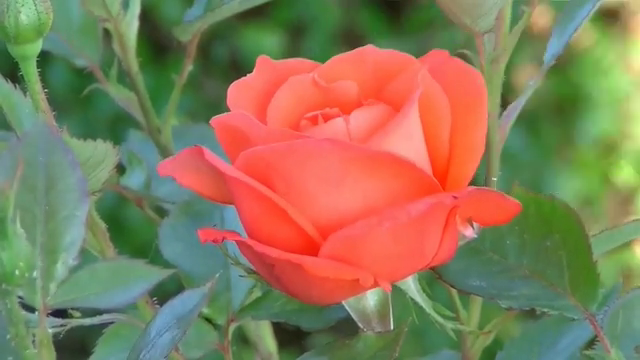
#> input picture frame 32 of SB#996_Task0/Task0.2/Video Processing/Videos/RoseBloom.mp4, 640 x 360 px
$ python main.py
#> lines starting #> are read from the running program, lines starting #| are printed output that depends on the picture
import cv2 as cv
import numpy as np

def _doTask1(dev):
    fps = dev.get(cv.CAP_PROP_FPS)

    itrs=5*int(fps) +1
    frame=None
    for i in range(itrs):
        _ , frame = dev.read()
#> this loop made 31 passes
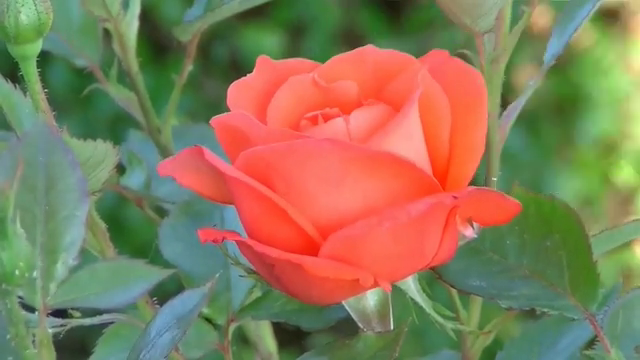
#> input picture frame 32 of SB#996_Task0/Task0.2/Video Processing/Videos/RoseBloom.mp4, 640 x 360 px
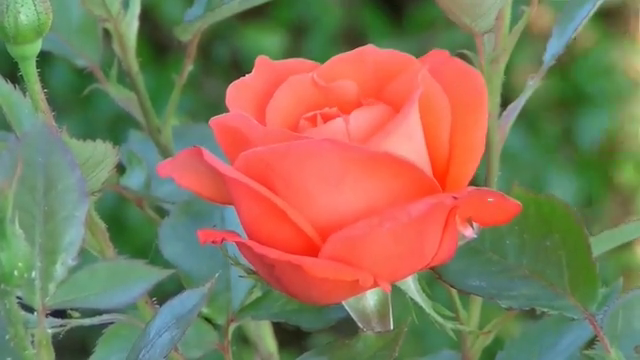
#> input picture frame 33 of SB#996_Task0/Task0.2/Video Processing/Videos/RoseBloom.mp4, 640 x 360 px
#> pass 3, in _doTask1, `_ , frame = dev.read()`:
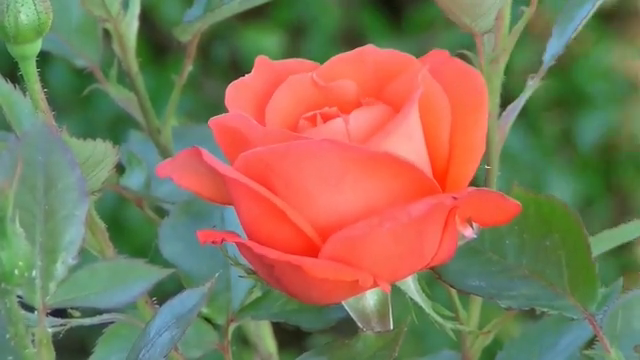
#> frame: shape (360, 640, 3); mean B, G, R 88.1, 118.1, 131.2
    cv.imwrite('../Generated/frame_as_6.jpg', frame)

def _doTask2():
    img = cv.imread('../Generated/frame_as_6.jpg')

    img[:, :, 0:2] = [0]
    cv.imwrite('../Generated/frame_as_6_red.jpg', img)


if __name__ == "__main__" :


    cDev = cv.VideoCapture('../Videos/RoseBloom.mp4')
    _doTask1(cDev)
    _doTask2()
    exit();

$ run again, starting later in the video
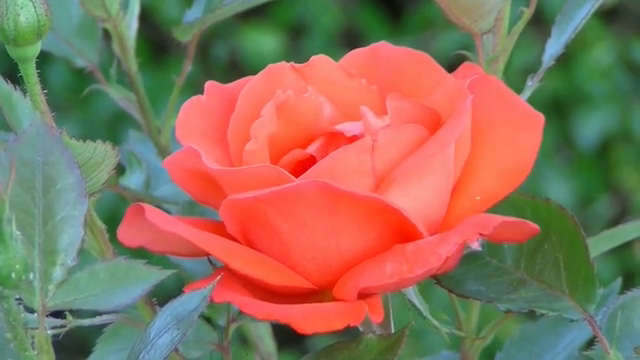
#> input picture frame 146 of SB#996_Task0/Task0.2/Video Processing/Videos/RoseBloom.mp4, 640 x 360 px
#> the loop in _doTask1, `for i in range(itrs):` made 31 passes
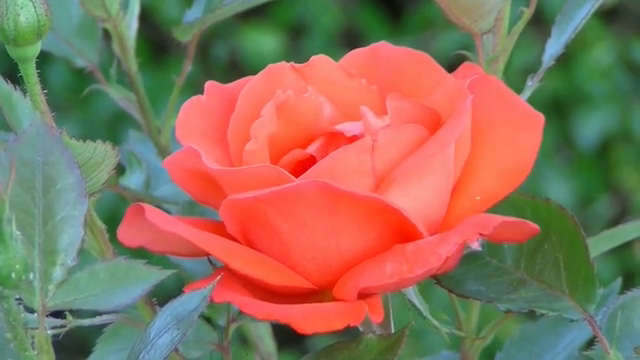
#> input picture frame 146 of SB#996_Task0/Task0.2/Video Processing/Videos/RoseBloom.mp4, 640 x 360 px
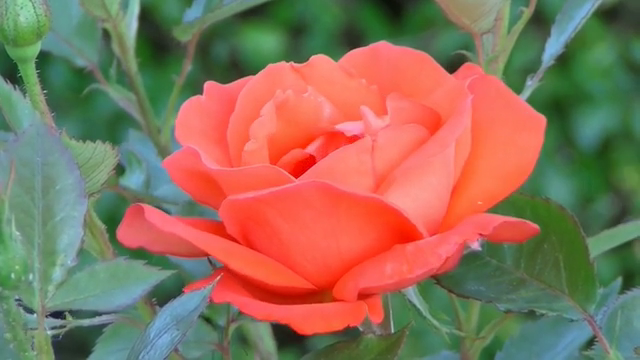
#> input picture frame 147 of SB#996_Task0/Task0.2/Video Processing/Videos/RoseBloom.mp4, 640 x 360 px
#> pass 3, in _doTask1, `_ , frame = dev.read()`:
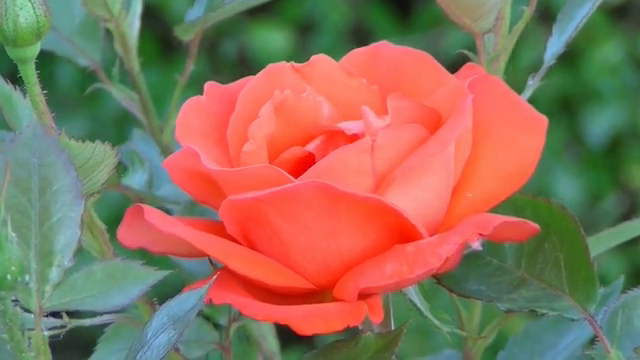
#> frame: shape (360, 640, 3); mean B, G, R 90.4, 113.2, 141

$ run again, starting later in the video
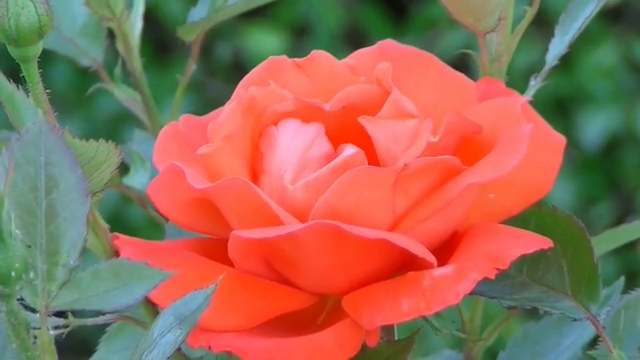
#> input picture frame 260 of SB#996_Task0/Task0.2/Video Processing/Videos/RoseBloom.mp4, 640 x 360 px
#> the loop in _doTask1, `for i in range(itrs):` made 31 passes
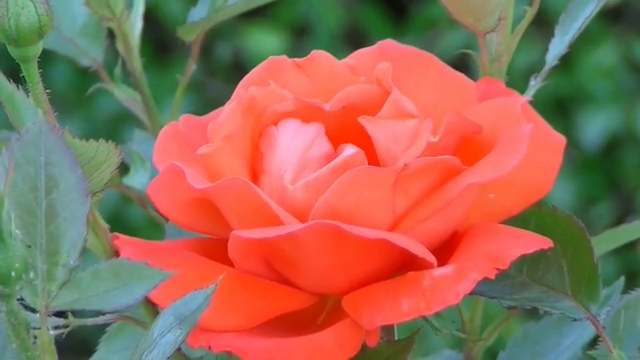
#> input picture frame 260 of SB#996_Task0/Task0.2/Video Processing/Videos/RoseBloom.mp4, 640 x 360 px
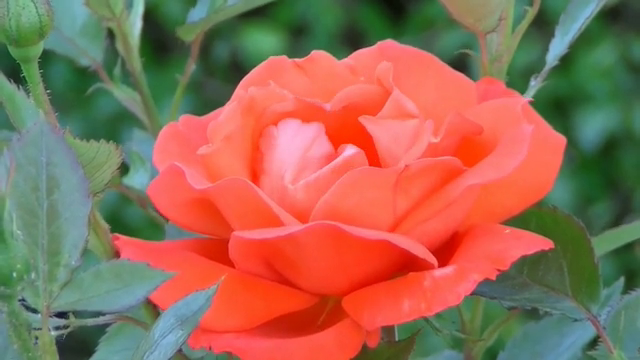
#> input picture frame 261 of SB#996_Task0/Task0.2/Video Processing/Videos/RoseBloom.mp4, 640 x 360 px
